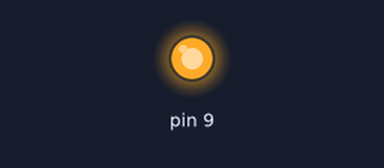
The sketch below on a simulated Arduino Uno, built with avr-gcc and run on an emulated ATmega328P. On the bench: output pins drawn as LEDs (lit = HIGH).

Above: at 12.8 s.
Timing chart, 0 to 14.3 s (numbered marks = the images above):
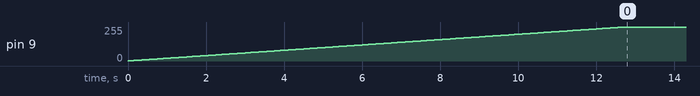

Measured:
- by itself, pin 9: moves from 0/255 to 255/255 over 12.7 s

The sketch:

sketch_mar02a.ino
```cpp
int brightness;
void setup() {
  pinMode(9, OUTPUT);
  brightness = 0;
}


void loop() {
  if(brightness < 255) {
    brightness++;
  }
  analogWrite(9,brightness);
  delay(50);
}
```
